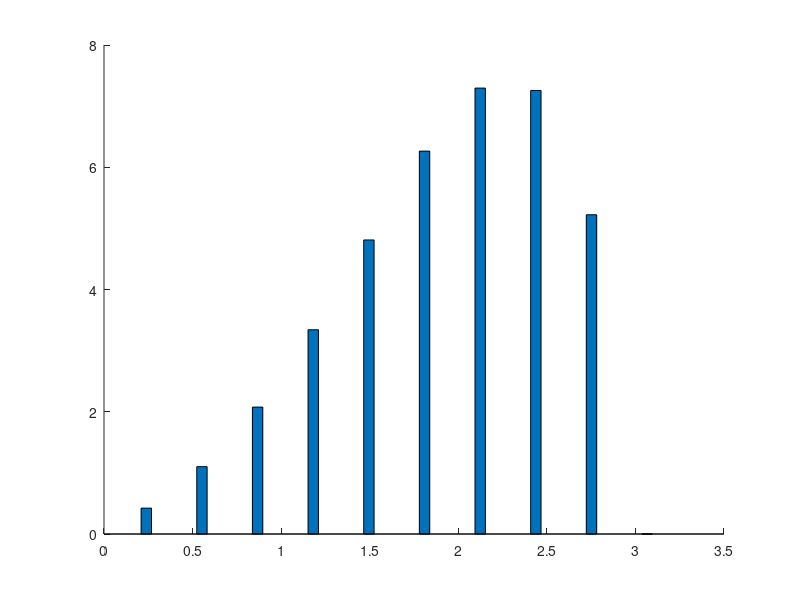

MATLAB code to generate this figure: (Note: this script raises an error after producing the figure.)
%10-misol

disp('5_1-misol');
h=pi/10;
x=pi/10:h:pi;
f1=sin(x).*exp(x);
f2=sin(x).*x.^2;
f3=sin(x).*x;
%grafik
plot(x,f1,':m');
hold on;
plot(x,f2,'-');
plot(x,f3,'--ok');
legend('f1','f2','f3');
title('Grafik')%,'FontSize',12,'Fontweight','bold');
hold off;

%bar
f=[f1;f2;f3];
bar(x,f');%barh(x,f');
bar(x,f','stack');

%stem
%x=-3:0.1:3;
f4=exp(-x.^2/2);
stem(x,f1);
hold on;
stem(x,f2,'filled');
stem(x,f3,'filled');
stem(x,f4,'filled');
hold off;

disp('5_2-misol');
x=-pi:pi/10:pi;
%funk=@(x) (x<=0) .*nthroot(1+x.^2,3)+ (x>0) .*(sin(x).^2+(1+x)/(1+exp(x)));
y1=@(x) (1+x.^2)/(sqrt(1+x.^4));
y2=@(x) 2*x+sin(x).^2/(3+x);
g1=@(x) exp(x);
g2=@(x) cos(x);
r1=@(x) (1+x.^2).^1/3;
r2=@(x) sin(x).^2+(1+x)./(1+exp(x));
w=@(x) (x<=0) .*sqrt(1+x.^2)+(x>0).*2*x-7;
fplot(r1, -pi:0,'r')
hold on
fplot(r2, 0:pi,'k')
hold off
grid on;
